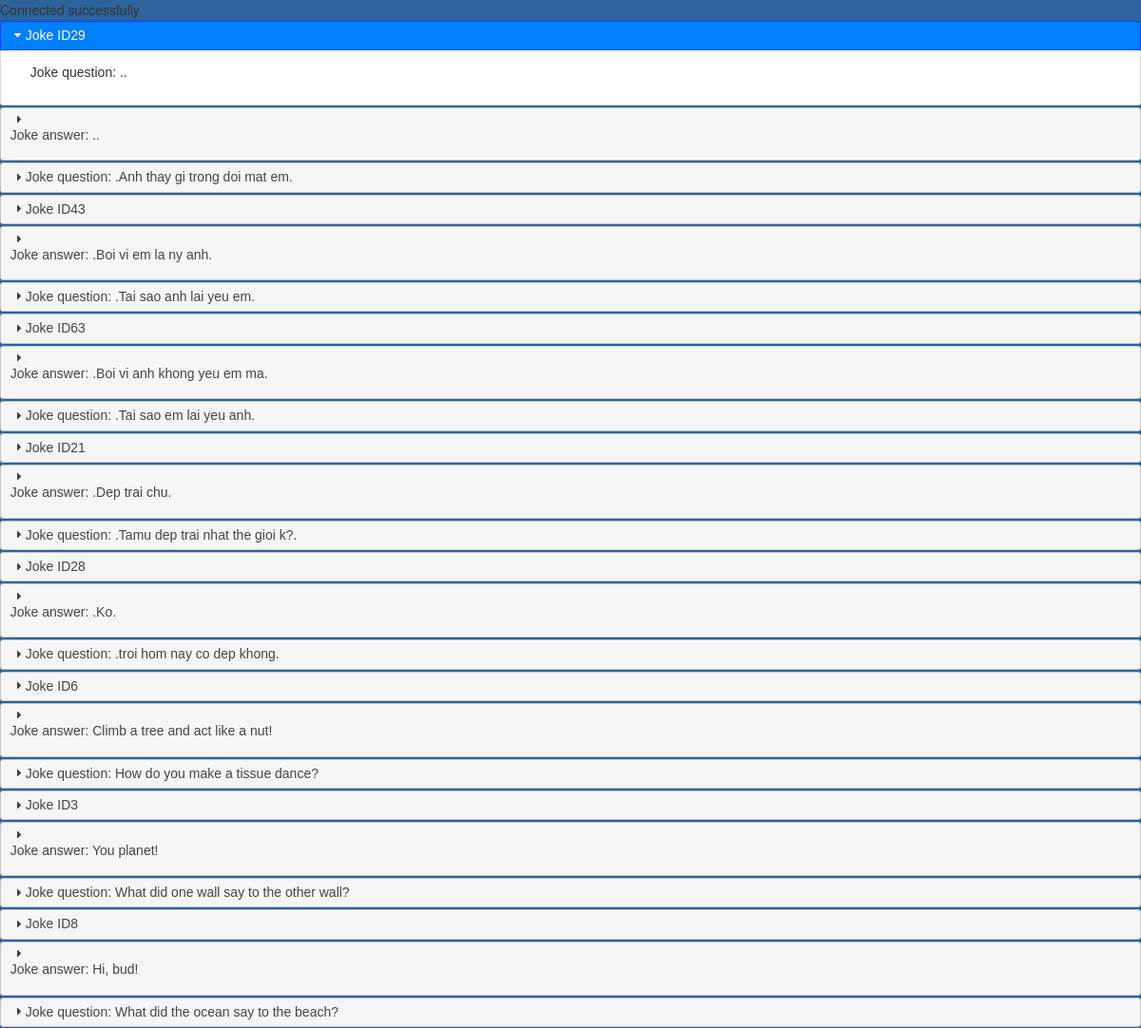
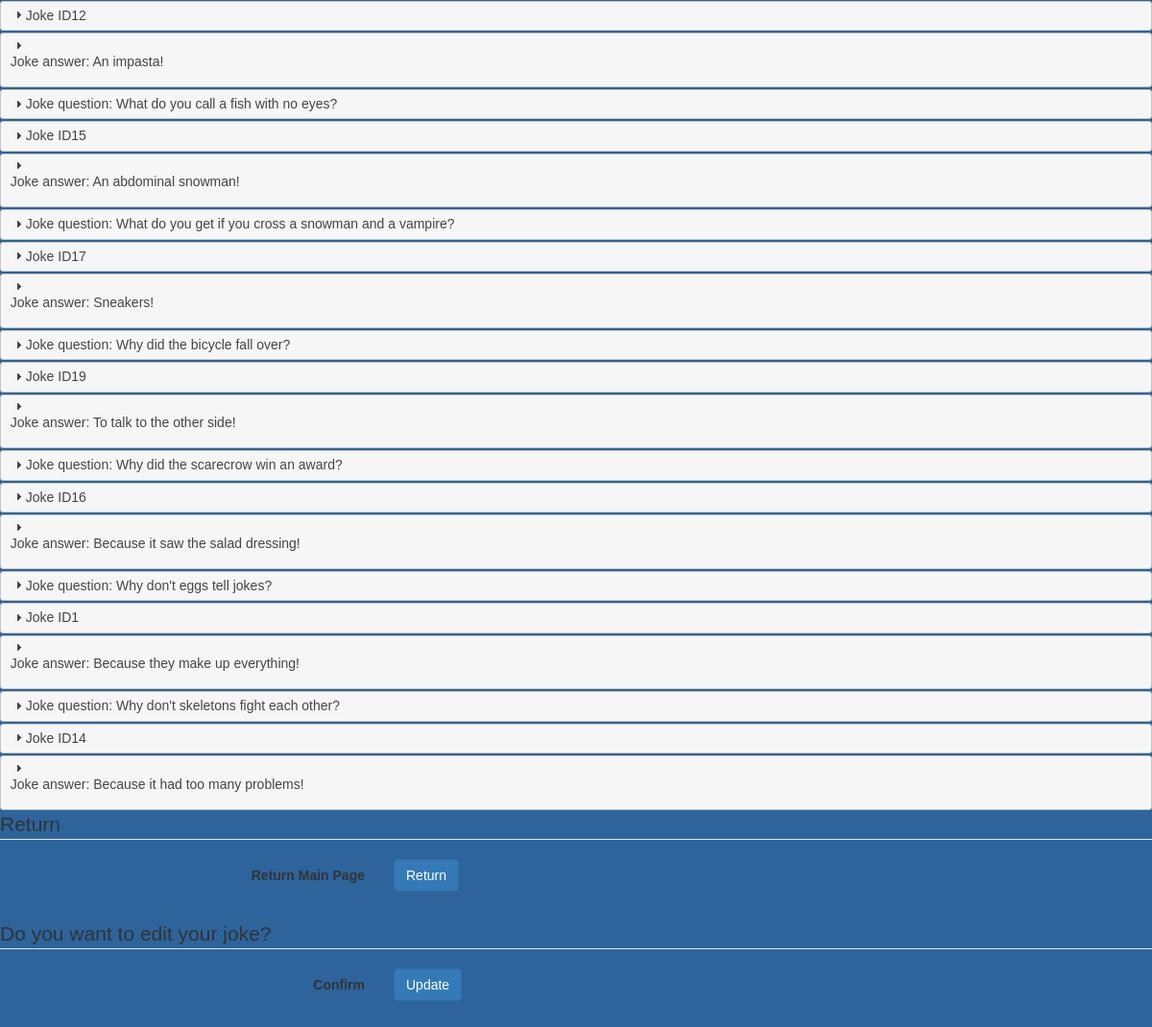
Screenshot of /db-select.php with the database file from the repository (2 pictures, top to bottom).
### tables this page shows
CREATE TABLE `jokes_table` (
  `JokeID` int(11) NOT NULL,
  `Joke_quest` varchar(500) DEFAULT NULL,
  `Joke_answer` varchar(500) DEFAULT NULL
);

### db-select.php (the view, shortened to what this page needs)
<head>
<link rel="stylesheet" href="https://maxcdn.bootstrapcdn.com/bootstrap/3.4.1/css/bootstrap.min.css">
<link rel="stylesheet" href="//code.jquery.com/ui/1.13.2/themes/base/jquery-ui.css">
  <link rel="stylesheet" href="/resources/demos/style.css">
</head>
<body>
<?php
include "db_connector.php";
  $sql = "SELECT * FROM jokes_table";
  $result = $conn->query($sql);
  ?>
<div id="accordion">
<?php
  if ($result->num_rows > 0) {
    while($row = $result->fetch_assoc()) {
      echo"<h2>Joke ID".$row["JokeID"]."</h2>";
      echo"<h3>Joke question: " . $row["Joke_quest"]." </h3>";
      echo "<div><p> Joke answer: " . $row["Joke_answer"] . "</p></div>";
    }
  } else {
    echo "No results found";
  }
?>
</div>
<form class="form-horizontal" action="index.php">
<fieldset>
<legend>Return</legend>
<div class="form-group">
  <label class="col-md-4 control-label" for="Return">Return Main Page</label>
  <div class="col-md-4">
    <button id="Return" name="Return" class="btn btn-primary">Return</button>
  </div>
</div>
</fieldset>
</form>
<form class="form-horizontal" action="index_update.php">
<fieldset>
<legend>Do you want to edit your joke?</legend>
<div class="form-group">
  <label class="col-md-4 control-label" for="Update Infomation">Confirm</label>
  <div class="col-md-4">
    <button id="Update Infomation" name="Update Infomation" class="btn btn-primary">Update</button>
  </div>
</div>
</fieldset>
</form>
</body>

### db_connector.php (shortened to what this page needs)
<?php
echo "Connected successfully" . "<br>";
?>

### style.css (style rules this page uses)
body,html { margin:0px; padding: 0px; background: #2D649C url('images/background.jpg') repeat-x fixed top; }
h2 { font-size: 125%; }

### db-select.php (style rules this page uses)
* { font-family: Arial, Helvetica, sans-serrif; }

### rows the page displays
jokes_table: JokeID "29", Joke_quest "..", Joke_answer ".."
jokes_table: Joke_quest ".Anh thay gi trong doi mat em."
jokes_table: JokeID "43", Joke_answer ".Boi vi em la ny anh."
jokes_table: Joke_quest ".Tai sao anh lai yeu em."
jokes_table: JokeID "63", Joke_answer ".Boi vi anh khong yeu em ma."
jokes_table: Joke_quest ".Tai sao em lai yeu anh."
jokes_table: JokeID "21", Joke_answer ".Dep trai chu."
jokes_table: Joke_quest ".Tamu dep trai nhat the gioi k?."
jokes_table: JokeID "28", Joke_answer ".Ko."
jokes_table: Joke_quest ".troi hom nay co dep khong."
jokes_table: JokeID "6", Joke_answer "Climb a tree and act like a nut!"
jokes_table: Joke_quest "How do you make a tissue dance?"
jokes_table: JokeID "3", Joke_answer "You planet!"
jokes_table: Joke_quest "What did one wall say to the other wall?"
jokes_table: JokeID "8", Joke_answer "Hi, bud!"
jokes_table: Joke_quest "What did the ocean say to the beach?"
jokes_table: JokeID "12", Joke_answer "An impasta!"
jokes_table: Joke_quest "What do you call a fish with no eyes?"
jokes_table: JokeID "15", Joke_answer "An abdominal snowman!"
jokes_table: Joke_quest "What do you get if you cross a snowman and a vampire?"
jokes_table: JokeID "17", Joke_answer "Sneakers!"
jokes_table: Joke_quest "Why did the bicycle fall over?"
jokes_table: JokeID "19", Joke_answer "To talk to the other side!"
jokes_table: Joke_quest "Why did the scarecrow win an award?"
jokes_table: JokeID "16", Joke_answer "Because it saw the salad dressing!"
jokes_table: Joke_quest "Why don't eggs tell jokes?"
jokes_table: JokeID "1", Joke_answer "Because they make up everything!"
jokes_table: Joke_quest "Why don't skeletons fight each other?"
jokes_table: JokeID "14", Joke_answer "Because it had too many problems!"
